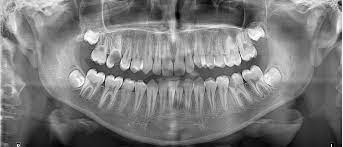
#> input picture Image Processing/Week_3/Rnt.jpg, 343 x 147 px
$ jupyter execute Untitled1.ipynb
#> lines starting #> are read from the running program, lines starting #| are printed output that depends on the picture
[cell 1]
import numpy as np
import cv2 as cv
from matplotlib import pyplot as plt

img = cv.imread('Rnt.jpg',0)
#> img is the input picture: shape (147, 343); min 0, max 255, mean 123.3
hist,bins = np.histogram(img.flatten(),256,[0,256])
#> hist = 256 values, max 518 at index 118, min 1 at index 2, mean 197; bins = 257 values from 0 to 256
cdf = hist.cumsum()
#> cdf = 256 values from 15 to 50421
cdf_normalized = cdf * float(hist.max()) / cdf.max()
#> cdf_normalized = 256 values from 0.154 to 518
plt.plot(cdf_normalized, color = 'b')
plt.hist(img.flatten(),256,[0,256], color = 'r')
plt.xlim([0,256])
plt.legend(('cdf','histogram'), loc = 'upper left')
plt.show()
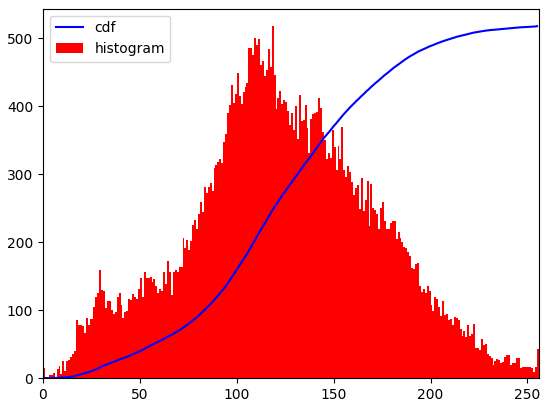
#> figure drawn by matplotlib, 1 panel; tallest bar 518 high, from x = 118 to 119; curve peaks at x = 255, y = 518

[cell 2]
img = cv.imread('Rnt.jpg',0)
equ = cv.equalizeHist(img)
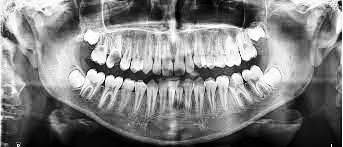
#> equ: shape (147, 343); min 0, max 255, mean 128.2
res = np.hstack((img,equ)) #stacking images side-by-side
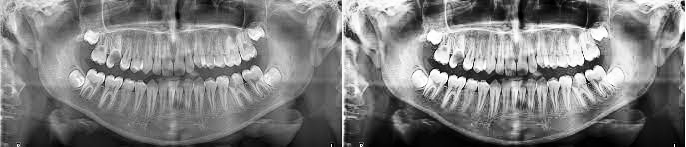
#> res: shape (147, 686); min 0, max 255, mean 125.7
cv.imwrite('res.png',res)
out = cv.imread('res.png')
#> out: shape (147, 686, 3); min 0, max 255, mean 125.7
plt.imshow(out)
plt.show()
